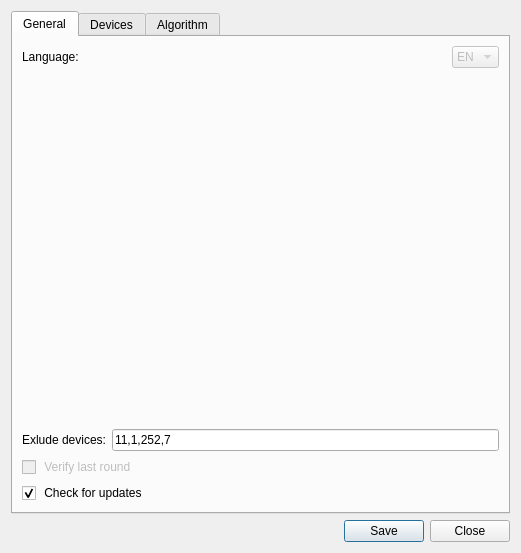
<?xml version="1.0" encoding="UTF-8"?>
<ui version="4.0">
 <class>Dialog</class>
 <widget class="QDialog" name="Dialog">
  <property name="geometry">
   <rect>
    <x>0</x>
    <y>0</y>
    <width>521</width>
    <height>553</height>
   </rect>
  </property>
  <property name="windowTitle">
   <string>Settings</string>
  </property>
  <property name="windowIcon">
   <iconset>
    <normaloff>../icons/logo.png</normaloff>../icons/logo.png</iconset>
  </property>
  <property name="modal">
   <bool>true</bool>
  </property>
  <layout class="QVBoxLayout" name="verticalLayout_5">
   <item>
    <widget class="QTabWidget" name="tabWidget">
     <property name="currentIndex">
      <number>0</number>
     </property>
     <widget class="QWidget" name="generalTab">
      <attribute name="title">
       <string>General</string>
      </attribute>
      <layout class="QVBoxLayout" name="verticalLayout_10">
       <item>
        <layout class="QHBoxLayout" name="horizontalLayout">
         <item>
          <layout class="QVBoxLayout" name="verticalLayout_9">
           <item>
            <widget class="QLabel" name="label">
             <property name="text">
              <string>Language: </string>
             </property>
            </widget>
           </item>
          </layout>
         </item>
         <item>
          <spacer name="horizontalSpacer">
           <property name="orientation">
            <enum>Qt::Horizontal</enum>
           </property>
           <property name="sizeHint" stdset="0">
            <size>
             <width>40</width>
             <height>20</height>
            </size>
           </property>
          </spacer>
         </item>
         <item>
          <layout class="QVBoxLayout" name="verticalLayout_7">
           <item>
            <widget class="QComboBox" name="comboLanguage">
             <property name="enabled">
              <bool>false</bool>
             </property>
             <property name="toolTip">
              <string>Will be implemented with 3.1.0</string>
             </property>
             <item>
              <property name="text">
               <string>EN</string>
              </property>
             </item>
             <item>
              <property name="text">
               <string>DE</string>
              </property>
             </item>
             <item>
              <property name="text">
               <string>FR</string>
              </property>
             </item>
            </widget>
           </item>
          </layout>
         </item>
        </layout>
       </item>
       <item>
        <spacer name="verticalSpacer_4">
         <property name="orientation">
          <enum>Qt::Vertical</enum>
         </property>
         <property name="sizeHint" stdset="0">
          <size>
           <width>20</width>
           <height>40</height>
          </size>
         </property>
        </spacer>
       </item>
       <item>
        <layout class="QHBoxLayout" name="horizontalLayout_3">
         <item>
          <widget class="QLabel" name="label_2">
           <property name="text">
            <string>Exlude devices:</string>
           </property>
          </widget>
         </item>
         <item>
          <widget class="QLineEdit" name="lineExclude">
           <property name="toolTip">
            <string>&lt;html&gt;&lt;head/&gt;&lt;body&gt;&lt;p&gt;Exclude block devices by major id&lt;/p&gt;&lt;/body&gt;&lt;/html&gt;</string>
           </property>
           <property name="text">
            <string>11,1,252,7</string>
           </property>
          </widget>
         </item>
        </layout>
       </item>
       <item>
        <layout class="QVBoxLayout" name="verticalLayout_6">
         <item>
          <widget class="QCheckBox" name="checkVerify">
           <property name="enabled">
            <bool>false</bool>
           </property>
           <property name="toolTip">
            <string>Will be implemented with 3.1.0</string>
           </property>
           <property name="text">
            <string> Verify last round</string>
           </property>
          </widget>
         </item>
         <item>
          <widget class="QCheckBox" name="checkUpdate">
           <property name="text">
            <string> Check for updates</string>
           </property>
           <property name="checked">
            <bool>true</bool>
           </property>
          </widget>
         </item>
        </layout>
       </item>
      </layout>
     </widget>
     <widget class="QWidget" name="deviceTab">
      <attribute name="title">
       <string>Devices</string>
      </attribute>
      <layout class="QVBoxLayout" name="verticalLayout_4">
       <item>
        <layout class="QHBoxLayout" name="horizontalLayout_2">
         <item>
          <widget class="QGroupBox" name="groupBox">
           <property name="title">
            <string>Unlocked</string>
           </property>
           <property name="alignment">
            <set>Qt::AlignCenter</set>
           </property>
           <property name="flat">
            <bool>false</bool>
           </property>
           <property name="checkable">
            <bool>false</bool>
           </property>
           <layout class="QVBoxLayout" name="verticalLayout_2" stretch="0">
            <property name="spacing">
             <number>6</number>
            </property>
            <property name="leftMargin">
             <number>6</number>
            </property>
            <property name="topMargin">
             <number>6</number>
            </property>
            <property name="rightMargin">
             <number>6</number>
            </property>
            <property name="bottomMargin">
             <number>6</number>
            </property>
            <item>
             <widget class="QListWidget" name="listUnlock">
              <property name="sortingEnabled">
               <bool>true</bool>
              </property>
             </widget>
            </item>
           </layout>
          </widget>
         </item>
         <item>
          <layout class="QVBoxLayout" name="verticalLayout_3">
           <item>
            <spacer name="verticalSpacer">
             <property name="orientation">
              <enum>Qt::Vertical</enum>
             </property>
             <property name="sizeHint" stdset="0">
              <size>
               <width>20</width>
               <height>40</height>
              </size>
             </property>
            </spacer>
           </item>
           <item>
            <widget class="QPushButton" name="pushLock">
             <property name="focusPolicy">
              <enum>Qt::StrongFocus</enum>
             </property>
             <property name="autoFillBackground">
              <bool>false</bool>
             </property>
             <property name="text">
              <string/>
             </property>
             <property name="icon">
              <iconset>
               <normaloff>../icons/lock.png</normaloff>../icons/lock.png</iconset>
             </property>
             <property name="iconSize">
              <size>
               <width>32</width>
               <height>32</height>
              </size>
             </property>
             <property name="default">
              <bool>false</bool>
             </property>
             <property name="flat">
              <bool>false</bool>
             </property>
            </widget>
           </item>
           <item>
            <widget class="QPushButton" name="pushUnlock">
             <property name="text">
              <string/>
             </property>
             <property name="icon">
              <iconset>
               <normaloff>../icons/unlock.png</normaloff>../icons/unlock.png</iconset>
             </property>
             <property name="iconSize">
              <size>
               <width>32</width>
               <height>32</height>
              </size>
             </property>
             <property name="flat">
              <bool>false</bool>
             </property>
            </widget>
           </item>
           <item>
            <spacer name="verticalSpacer_2">
             <property name="orientation">
              <enum>Qt::Vertical</enum>
             </property>
             <property name="sizeHint" stdset="0">
              <size>
               <width>20</width>
               <height>40</height>
              </size>
             </property>
            </spacer>
           </item>
          </layout>
         </item>
         <item>
          <widget class="QGroupBox" name="groupBox_2">
           <property name="layoutDirection">
            <enum>Qt::LeftToRight</enum>
           </property>
           <property name="title">
            <string>Locked</string>
           </property>
           <property name="alignment">
            <set>Qt::AlignCenter</set>
           </property>
           <layout class="QVBoxLayout" name="verticalLayout">
            <property name="spacing">
             <number>6</number>
            </property>
            <property name="sizeConstraint">
             <enum>QLayout::SetDefaultConstraint</enum>
            </property>
            <property name="leftMargin">
             <number>6</number>
            </property>
            <property name="topMargin">
             <number>6</number>
            </property>
            <property name="rightMargin">
             <number>6</number>
            </property>
            <property name="bottomMargin">
             <number>6</number>
            </property>
            <item>
             <widget class="QListWidget" name="listLock">
              <property name="sortingEnabled">
               <bool>true</bool>
              </property>
             </widget>
            </item>
           </layout>
          </widget>
         </item>
        </layout>
       </item>
      </layout>
     </widget>
     <widget class="QWidget" name="algorithmTab">
      <attribute name="title">
       <string>Algorithm</string>
      </attribute>
      <layout class="QVBoxLayout" name="verticalLayout_8">
       <item>
        <widget class="QTextEdit" name="textAlgorithm"/>
       </item>
      </layout>
     </widget>
    </widget>
   </item>
   <item>
    <widget class="QDialogButtonBox" name="buttonBox">
     <property name="standardButtons">
      <set>QDialogButtonBox::Close|QDialogButtonBox::Save</set>
     </property>
    </widget>
   </item>
  </layout>
 </widget>
 <resources/>
 <connections>
  <connection>
   <sender>buttonBox</sender>
   <signal>rejected()</signal>
   <receiver>Dialog</receiver>
   <slot>close()</slot>
   <hints>
    <hint type="sourcelabel">
     <x>313</x>
     <y>471</y>
    </hint>
    <hint type="destinationlabel">
     <x>313</x>
     <y>247</y>
    </hint>
   </hints>
  </connection>
 </connections>
</ui>
